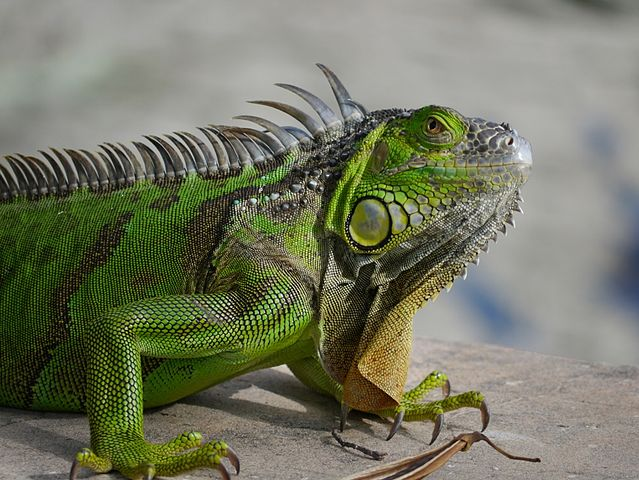
#> input picture iguane.jpg, 639 x 480 px
$ jupyter execute 'Exo 4 et 6.ipynb'
#> lines starting #> are read from the running program, lines starting #| are printed output that depends on the picture
[cell 1]
#Exercice 4

from PIL import Image
import numpy as np
imgpil = Image.open("iguane.jpg")
#> imgpil is the input picture: PIL image 639x480 RGB; mean R, G, B 115.9, 118.8, 98.7
img = np.array(imgpil)
print(img.shape)#Cela va nous donner 480 de largeur pour 639 de longueur et nous préciser le nombre de plans qui est de 3
#| (480, 639, 3)

[cell 2]
#Exercice 6

from PIL import Image,ImageDraw
from IPython.display import display

#taille image
largeur= 639
hauteur= 480
#On réutilise les données obtenues dans l'exercice 4

img=Image.open("iguane.jpg")
for x in range (639):
    for y in range (480):
        r,v,b=img.getpixel((x,y))
        g = int((r+v+b)/3)
        img.putpixel((x,y),(g,g,g))
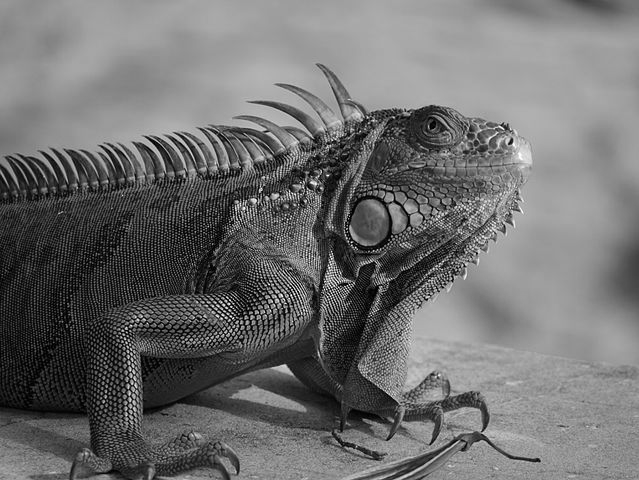
#> img: PIL image 639x480 RGB; min 0, max 254, mean 110.8
        #print(x,y,nr,nv,nb)
img.save("iguane.jpg")
display(img)
